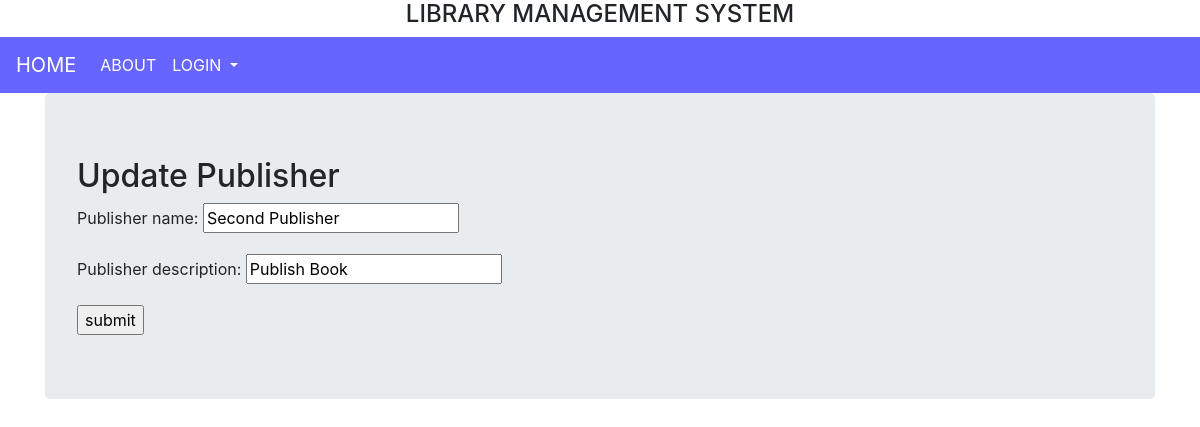
/basic/pub_update/2/, run on the app's committed database.
### appERP/models.py (models this page shows, shortened)
class Publisher(models.Model):
    publisher_name=models.CharField(max_length=200)
    publisher_description=models.CharField(max_length=200)

### appERP/views.py (the view)
# urls.py: path('pub_update/<int:pk>/',views.PublisherUpdateView.as_view(),name='pub_update'),
class PublisherUpdateView(UpdateView):
    model = Publisher
    fields = ('publisher_name','publisher_description')
    template_name = 'publisher_create.html'

### templates/publisher_create.html (shortened to what this page needs)
<!DOCTYPE html>
{% extends 'admin_basic_page.html' %}
{% block body_block %}
<div class="container">
    <div class="jumbotron">
<h2>
{% if not form.instance.pk %}
    Create Publisher
{% else %}
    Update Publisher
    {% endif %}
</h2>
<form method="POST">
    {{ form.as_p }}
    <input type="submit" value="submit">
</form>
    </div>
</div>
{% endblock %}

### data on the page
Publisher: publisher_name "Second Publisher", publisher_description "Publish Book"
